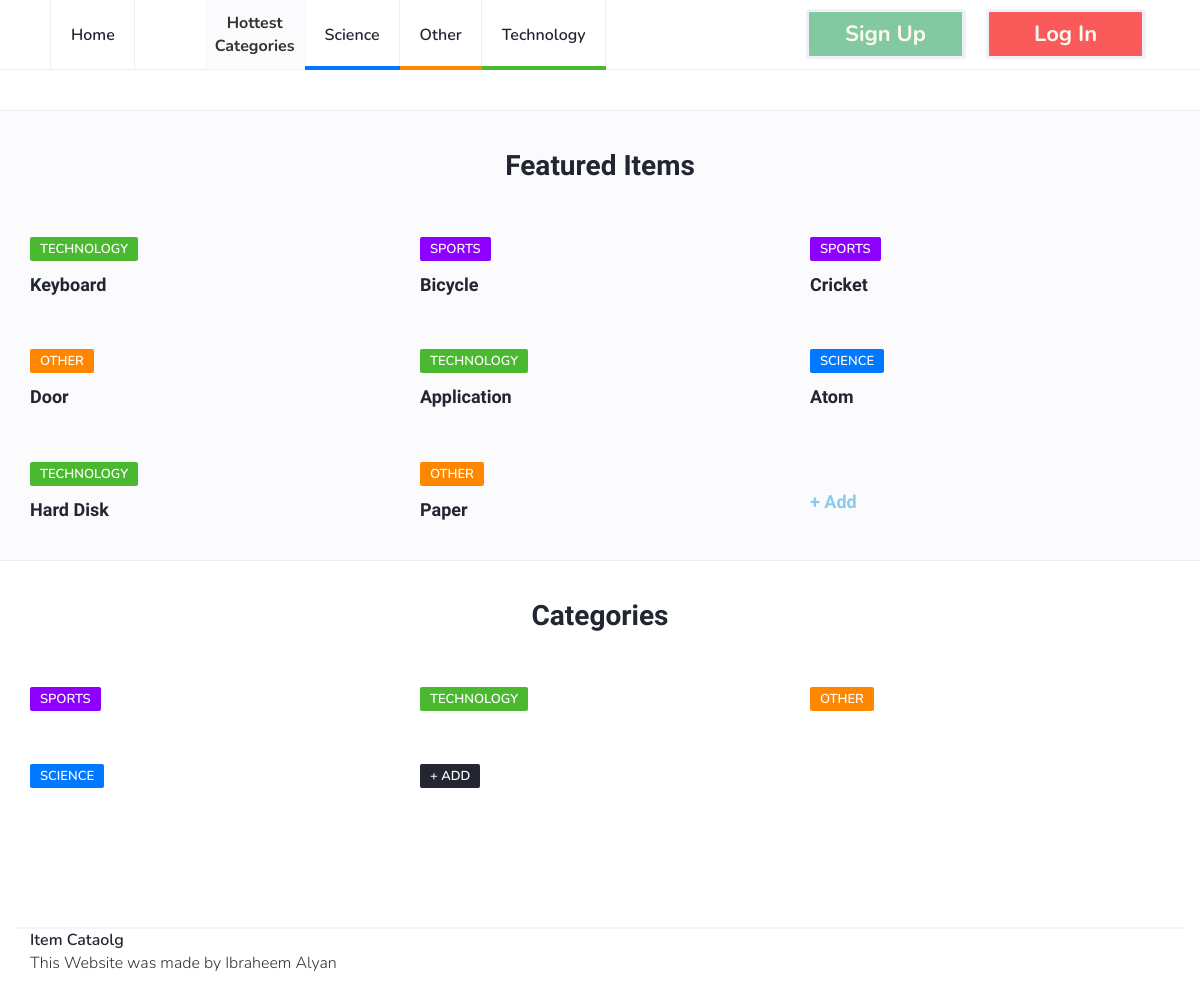
The app's page /index (signed in), older data.
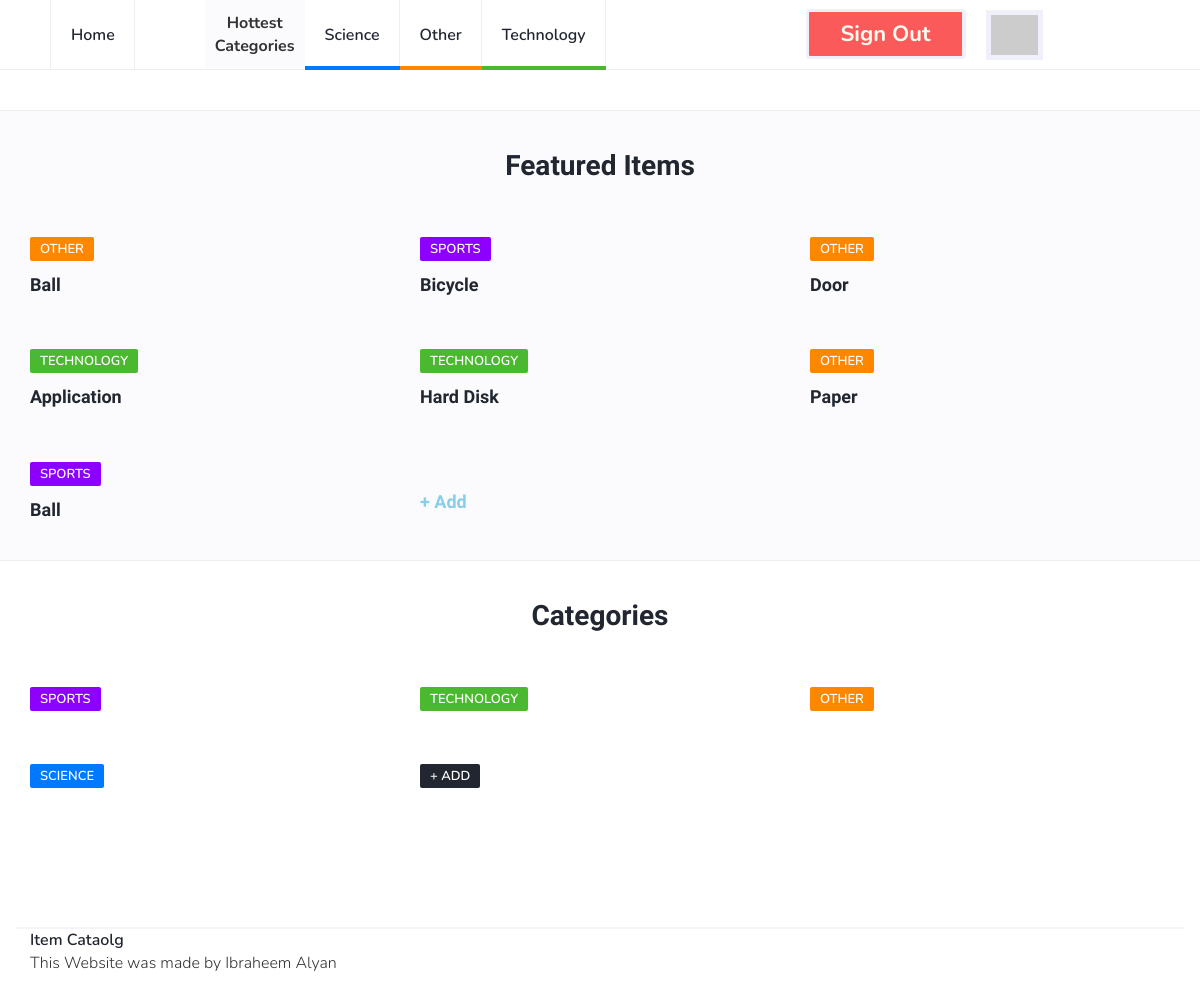
The same page, newer data.
### database_setup.py (models this page shows, shortened)
class Category(Base):
    __tablename__ = 'category'
    id = Column(Integer, primary_key=True)
    name = Column(String(80), nullable=False)

class Item(Base):
    __tablename__ = 'item'
    id = Column(Integer, primary_key=True)
    title = Column(String(100), nullable=False)
    description = Column(String(1000), nullable=False)
    author_id = Column(Integer, ForeignKey('user.id'))
    author = relationship(User)
    cat_id = Column(Integer, ForeignKey('category.id'))
    category = relationship(Category, single_parent=True)

### project.py (the view)
@app.route('/')
@app.route('/index')
def index():
    db = DBSession()
    categories = db.query(Category)
    top_cats = db.query(Category).order_by(desc(Category.id)).limit(3)
    latest_items = db.query(Item).order_by(desc(Item.id)).limit(8)
    if 'signed' not in session:
        session['signed'] = False
    if session['signed']:
        template = render_template("index.html",
                                   categories=categories,
                                   items=latest_items,
                                   top_categories=top_cats,
                                   user_dict=session["user_data_dict"],
                                   server_url=server_url)
        db.close()
        return template
    template = render_template("index.html",
                               categories=categories,
                               items=latest_items,
                               top_categories=top_cats,
                               server_url=server_url)
    db.close()
    return template

### templates/index.html (shortened to what this page needs)
{% extends "main.html" %}
{% block content %}
		<div class="section">
		</div>
		<div class="section section-grey">
			<div class="container">
				<div class="row">
					<div class="col-md-12">
						<div class="section-title text-center">
							<h2>Featured Items</h2>
						</div>
					</div>
					{% for i in items %}
					<div class="col-md-4">
						<div class="post">
							<div class="post-body">
								<div class="post-meta">
									<a class="post-category cat-{{ ((i.category.id + 2 ) % 4) + 1 }}" href="{{ server_url + 'catalog/' + i.category.name + '/items' }}">{{ i.category.name }}</a>
								</div>
								<h3 class="post-title"><a href="{{ server_url + 'catalog/' + i.category.name + '/' + i.title }}"> {{ i.title }} </a></h3>
							</div>
						</div>
					</div>
					{% endfor %}
					<div class="col-md-4">
						<div class="post">
							<div class="post-body">
								<h3 class="post-title" style="padding-top:30px"><a href="{{server_url}}catalog/new-item" style="color:skyblue"> + Add </a></h3>
							</div>
						</div>
					</div>
				</div>
			</div>
		</div>
{% endblock %}

### templates/main.html (shortened to what this page needs)
<!DOCTYPE html>
<html lang="en">
	<head>
		<link type="text/css" rel="stylesheet" href="{{server_url}}css/bootstrap.min.css"/>
		<link rel="stylesheet" href="{{server_url}}css/font-awesome.min.css">
		<link type="text/css" rel="stylesheet" href="{{server_url}}css/style.css"/>
    </head>
	<body>
		<header id="header">
			<div id="nav">
				<div id="nav-fixed">
					<div class="container">
						<ul class="nav-menu nav navbar-nav">
							<li><a href="{{server_url}}">Home</a></li>
							<li id="sep"> Hottest <br> Categories </li>
							{% for c in top_categories %}
							<li class="cat-{{ ((c.id + 2 ) % 4) + 1 }}"><a href="{{ server_url + 'catalog/' + c.name + '/items' }}">{{ c.name }}</a></li>
							{% endfor %}
              {% if not user_dict %}
              <li><a href="{{ url_for('internal_sign_up', _external = True ) }}" class="btn green" style="padding:12px 15px 12px 15px;">Sign up</a></li>
              <li><a href="{{ url_for('login', _external = True ) }}" class="btn red" style="padding:12px 15px 12px 15px;margin-left:20px">Log in</a></li>
              {% else %}
              <li><a href="{{ url_for('revoke', _external = True ) }}" class="btn red" style="padding: 12px 15px 12px 15px;">Sign out</a></li>
							<li><img src="{{ user_dict['picture'] }}" id="profile_img"></li>
              {% endif %}
            </ul>
					</div>
				</div>
			</div>
		</header>
    {% block content %}
    {% endblock %}
		<div class="section">
			<div class="container">
				<div class="row">
					<div class="col-md-12">
						<div class="section-title text-center">
							<h2>Categories</h2>
						</div>
					</div>
					{% for c in categories %}
					<div class="col-md-4">
						<div class="post">
							<div class="post-body">
								<div class="post-meta">
									<a class="post-category cat-{{ ((c.id + 2 ) % 4) + 1 }}" href="{{ server_url+'catalog/' + c.name + '/items' }}">{{ c.name }}</a>
								</div>
							</div>
						</div>
					</div>
					{% endfor %}
					<div class="col-md-4">
						<div class="post">
							<div class="post-body">
								<div class="post-meta">
									<a class="post-category" href="{{server_url}}catalog/new-category"> + Add </a>
								</div>
							</div>
						</div>
					</div>
				</div>
			</div>
		</div>
		<footer id="footer">
			<div class="container">
							<ul class="footer-nav">
								<li><a href="{{server_url}}">Item Cataolg</a></li>
							</ul>
							<div class="post-body">
								This Website was made by Ibraheem Alyan
							</div>
						</div>
		</footer>
	</body>
</html>

Row changes from the older to the newer data that the page shows:
removed Item: category.name "TECHNOLOGY", title "Keyboard"
removed Item: category.name "SPORTS", title "Cricket"
removed Item: category.name "SCIENCE", title "Atom"
added Item: category.name "OTHER", title "Ball"
now on this page (row unchanged): Item: category.name "SPORTS", title "Ball"
Text that changed along with them:
text no longer shown: "Sign Up Log In"
text now shown: "Sign Out"
